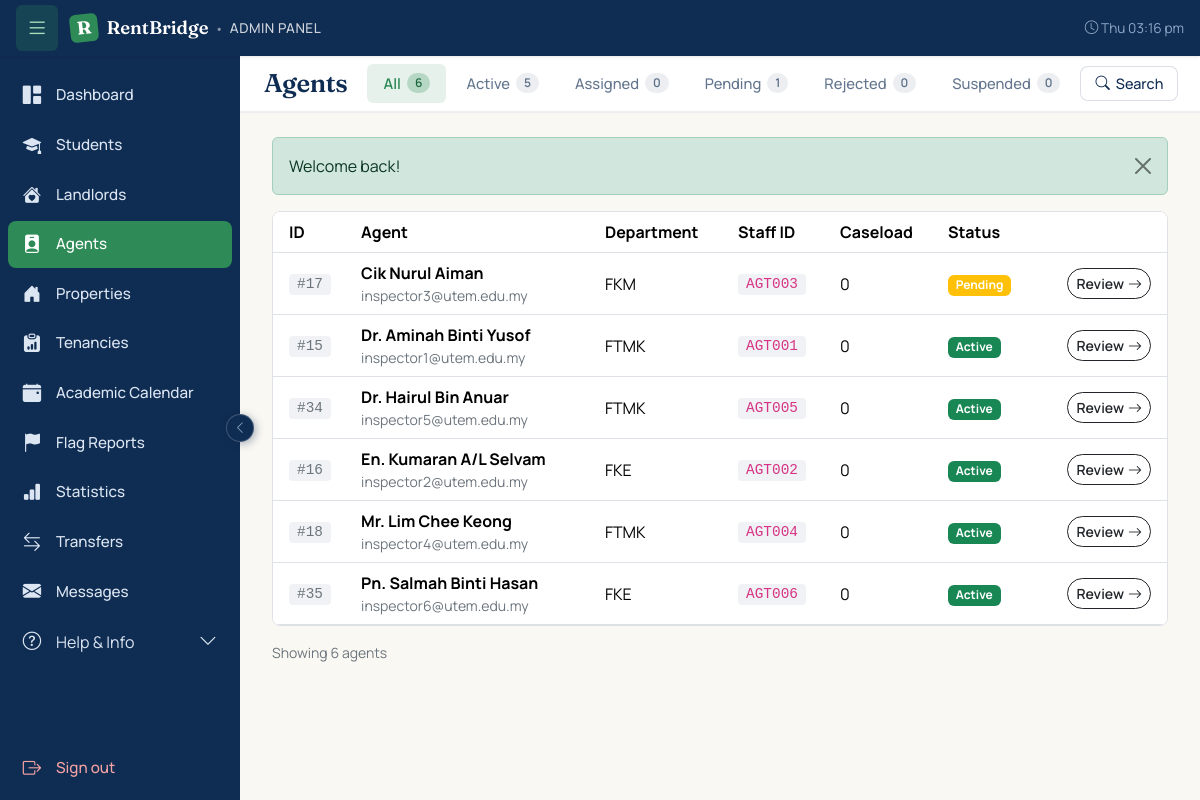
The page /admin/agents.php (signed in) on the database as committed earlier.
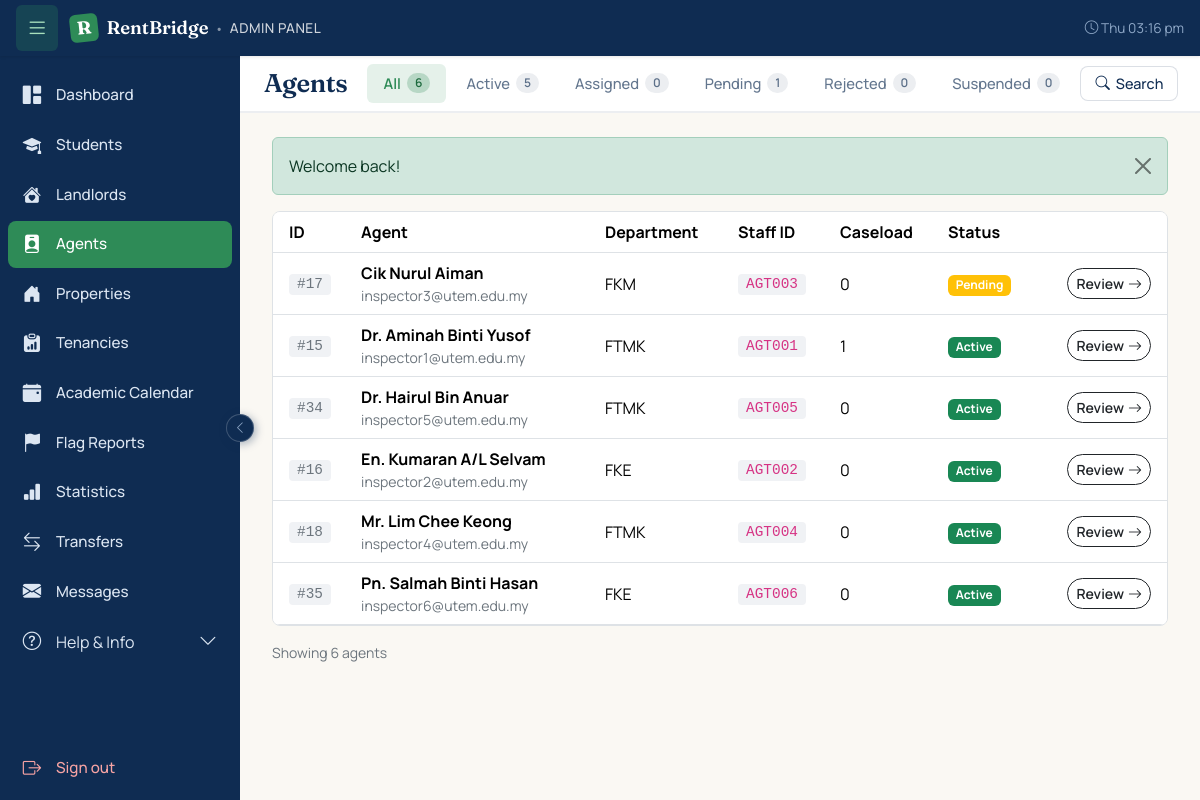
The same page on the database as committed later.
### tables this page shows
CREATE TABLE `agents` (
  `user_id` int(11) NOT NULL,
  `full_name` varchar(150) NOT NULL,
  `avatar_path` varchar(255) DEFAULT NULL,
  `preferred_name` varchar(50) NOT NULL DEFAULT '',
  `staff_id` varchar(20) NOT NULL,
  `department` varchar(80) NOT NULL,
  `phone` varchar(20) NOT NULL,
  `allow_whatsapp` tinyint(1) NOT NULL DEFAULT 0,
  `availability` enum('available','busy','off_duty') NOT NULL DEFAULT 'available',
  `max_caseload` int(11) NOT NULL DEFAULT 5,
  `current_caseload` int(11) NOT NULL DEFAULT 0
);

CREATE TABLE `users` (
  `id` int(11) NOT NULL,
  `email` varchar(120) NOT NULL,
  `password_hash` varchar(255) NOT NULL,
  `primary_role` enum('student','landlord','agent','admin') NOT NULL,
  `status` enum('active','pending','suspended','rejected') NOT NULL DEFAULT 'active',
  `last_used_role` enum('student','landlord','agent','admin') DEFAULT NULL,
  `created_at` timestamp NOT NULL DEFAULT current_timestamp(),
  `updated_at` timestamp NOT NULL DEFAULT current_timestamp() ON UPDATE current_timestamp()
);

### includes/auth.php (called while the page is built, shortened)
<?php
function e(?string $value): string {
    return htmlspecialchars($value ?? '', ENT_QUOTES | ENT_HTML5, 'UTF-8');
}

### admin/agents.php (the view, shortened to what this page needs)
<?php
require_once __DIR__ . '/../includes/auth.php';
$pdo = db();
$tab = $_GET['tab'] ?? 'all';
$searchQuery = trim($_GET['q'] ?? '');
$filterDept  = trim($_GET['dept'] ?? '');
$where  = "u.primary_role = 'agent'";
$params = [];
$joinAssigned = '';
$selectCols = "u.id, u.email, u.status, u.created_at,
               a.full_name, a.staff_id, a.department, a.availability,
               (
                   (SELECT COUNT(*) FROM properties pp
                     WHERE pp.assigned_agent_id = a.user_id
                       AND (pp.agent_status IN ('pending','inspecting') OR pp.status = 'available'))
                 + (SELECT COUNT(*) FROM tenancies tt
                     WHERE tt.agent_id = a.user_id
                       AND tt.status IN ('pending_agent','agent_verifying','agent_assigned','contract_pending'))
               ) AS live_caseload";
$stmt = $pdo->prepare("
    SELECT $selectCols
      FROM users u
      JOIN agents a ON a.user_id = u.id
      $joinAssigned
     WHERE $where
     ORDER BY
       CASE u.status WHEN 'pending' THEN 0 WHEN 'active' THEN 1 ELSE 2 END,
       a.full_name ASC
");
$stmt->execute($params);
$rows = $stmt->fetchAll();
?>
<form method="GET" class="row g-2 align-items-end">
    <div class="col-md-6">
    </div>
    <div class="col-md-3">
    </div>
</form>
<?php
function agent_status_badge(string $status): array {
    return match ($status) {
        'active'    => ['Active',    'success'],
        'pending'   => ['Pending',   'warning'],
        'rejected'  => ['Rejected',  'danger'],
        'suspended' => ['Suspended', 'secondary'],
        default     => [$status,     'secondary'],
    };
}
?>
<?php if (empty($rows)): ?>
    <div class="text-center py-5 bg-white rounded-3 border">
        <i class="bi bi-person-badge" style="font-size: 3rem; color: rgba(15,44,82,0.15);"></i>
        <h4 class="mt-3">No agents found</h4>
        <p class="text-secondary small">
            <?php if ($tab === 'assigned'): ?>
                No agents currently have active inspection cases.
            <?php elseif ($searchQuery || $filterDept): ?>
                Try adjusting your filters.
            <?php else: ?>
                No agents in this tab yet.
            <?php endif; ?>
        </p>
    </div>
<?php else: ?>
    <div class="bg-white border rounded-3 overflow-hidden">
        <table class="table mb-0 align-middle">
            <thead style="background:#F4F4EE;">
                <tr>
<th class="ps-3">ID</th>
        <th>Agent</th>                    <th>Department</th>
                    <th>Staff ID</th>
                    <th>Caseload</th>
                    <th>Status</th>
                    <th class="text-end pe-3"></th>
                </tr>
            </thead>
            <tbody>
                <?php foreach ($rows as $r):
                    [$label, $color] = agent_status_badge($r['status']);
                ?>
                    <tr>
                        <td class="ps-3">
                            <code class="text-secondary">#<?= (int)$r['id'] ?></code>
                        </td>
                        <td>
                            <strong><?= e($r['full_name']) ?></strong>
                            <div class="small text-secondary"><?= e($r['email']) ?></div>
                        </td>
                        <td><?= e($r['department']) ?></td>
                        <td><code><?= e($r['staff_id']) ?></code></td>
                        <td>
                            <?php $cl = (int)$r['live_caseload']; ?>
                            <?= $cl ?>
                        </td>
                        <td><span class="badge bg-<?= $color ?>"><?= e($label) ?></span></td>
                        <td class="text-end pe-3">
                            <a href="/rentbridge/admin/agent.php?id=<?= (int)$r['id'] ?>"
                               class="btn btn-sm btn-outline-dark">
                                Review <i class="bi bi-arrow-right ms-1"></i>
                            </a>
                        </td>
                    </tr>
                <?php endforeach; ?>
            </tbody>
        </table>
    </div>
<?php endif; ?>
<p class="text-secondary small mt-3 mb-0">
    Showing <?= count($rows) ?> <?= count($rows) === 1 ? 'agent' : 'agents' ?>
</p>
<?php
require __DIR__ . '/../includes/admin_layout.php';

Rows that differ between the two databases and show on the page:
changed agents "Dr. Aminah Binti Yusof": cl "0" → "1"
